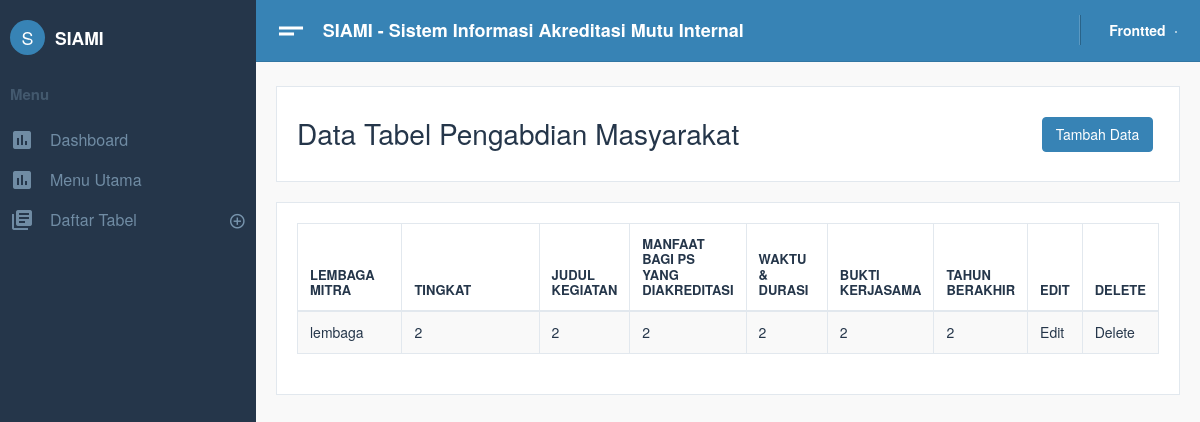
Screenshot of /Siami/home/index.php?p=tbl_pengabdian_masyarakat with the database file from the repository.
### tables this page shows
CREATE TABLE `tbl_kerjasama_peng_masy` (
  `id_kerj_peng` int(5) NOT NULL,
  `lembaga_mitra` varchar(25) NOT NULL,
  `tingkat` int(5) NOT NULL,
  `judul_keg_kerjasama` text NOT NULL,
  `manfaat` varchar(255) NOT NULL,
  `waktu_durasi` varchar(40) NOT NULL,
  `bukti_kerjasama` varchar(50) NOT NULL,
  `tahun_berakhir` int(5) NOT NULL,
  `timestamp` timestamp NOT NULL DEFAULT current_timestamp() ON UPDATE current_timestamp(),
  `id_akred_prodi` int(11) NOT NULL
);

### Siami/home/tbl_pen_mas.php (the view)
<div class="card text-left">
    <div class="card-body">
        <div class="row">
            <div class="col-sm-10 mt-2">
                <h2>Data Tabel Pengabdian Masyarakat</h2>
            </div>
            <div class="col-sm-2 mt-2">
                <button class="btn btn-primary">Tambah Data</button>
            </div>
        </div>
    </div>
</div>
<?php
include "../config/database.php";
$query = mysqli_query($db, "SELECT * FROM  tbl_kerjasama_peng_masy");
?>
<div class="card">
    <div class="card-body">
        <div id="example_wrapper" class="dataTables_wrapper dt-bootstrap4">
            <div class="row">
                <div class="col-sm-12">
                    <table style="width: 100%;" id="example" class="table table-hover table-striped table-bordered dataTable dtr-inline" role="grid" aria-describedby="example_info">
                        <thead>
                            <tr role="row">
                                <th style="width: 118.2px;">Lembaga Mitra </th>
                                <th style="width: 189.2px;">Tingkat </th>
                                <th style="width: 82.2px;">Judul Kegiatan </th>
                                <th style="width: 40.2px;">Manfaat bagi PS yang Diakreditasi </th>
                                <th style="width: 87.2px;">waktu & durasi</th>
                                <th style="width: 63.2px;">Bukti Kerjasama </th>
                                <th style="width: 63.2px;">Tahun Berakhir </th>
                                <th style="width: 40.2px;">Edit </th>
                                <th style="width: 40.2px;">Delete </th>
                            </tr>
                        </thead>
                        <tbody>
                            <?php
                            while ($data = mysqli_fetch_array($query)) {
                            ?>
                                <tr role="row" class="odd" style="font-size: 14px;">
                                    <td>
                                        <?php echo $data["lembaga_mitra"]; ?>
                                    </td>
                                    <td>
                                        <?php echo $data["tingkat"]; ?>
                                    </td>
                                    <td>
                                        <?php echo $data["judul_keg_kerjasama"]; ?>
                                    </td>
                                    <td>
                                        <?php echo $data["manfaat"]; ?>
                                    </td>
                                    <td>
                                        <?php echo $data["waktu_durasi"]; ?>
                                    </td>
                                    <td>
                                        <?php echo $data["bukti_kerjasama"]; ?>
                                    </td>
                                    <td>
                                        <?php echo $data["tahun_berakhir"]; ?>
                                    </td>
                                    <td>
                                        Edit
                                    </td>
                                    <td>
                                        Delete
                                    </td>
                                </tr>
                            <?php } ?>
                        </tbody>
                    </table>
                </div>
            </div>
        </div>
    </div>
</div>

### rows the page displays
tbl_kerjasama_peng_masy: lembaga_mitra "lembaga", tingkat "2", judul_keg_kerjasama "2", manfaat "2", waktu_durasi "2", bukti_kerjasama "2", tahun_berakhir "2"
